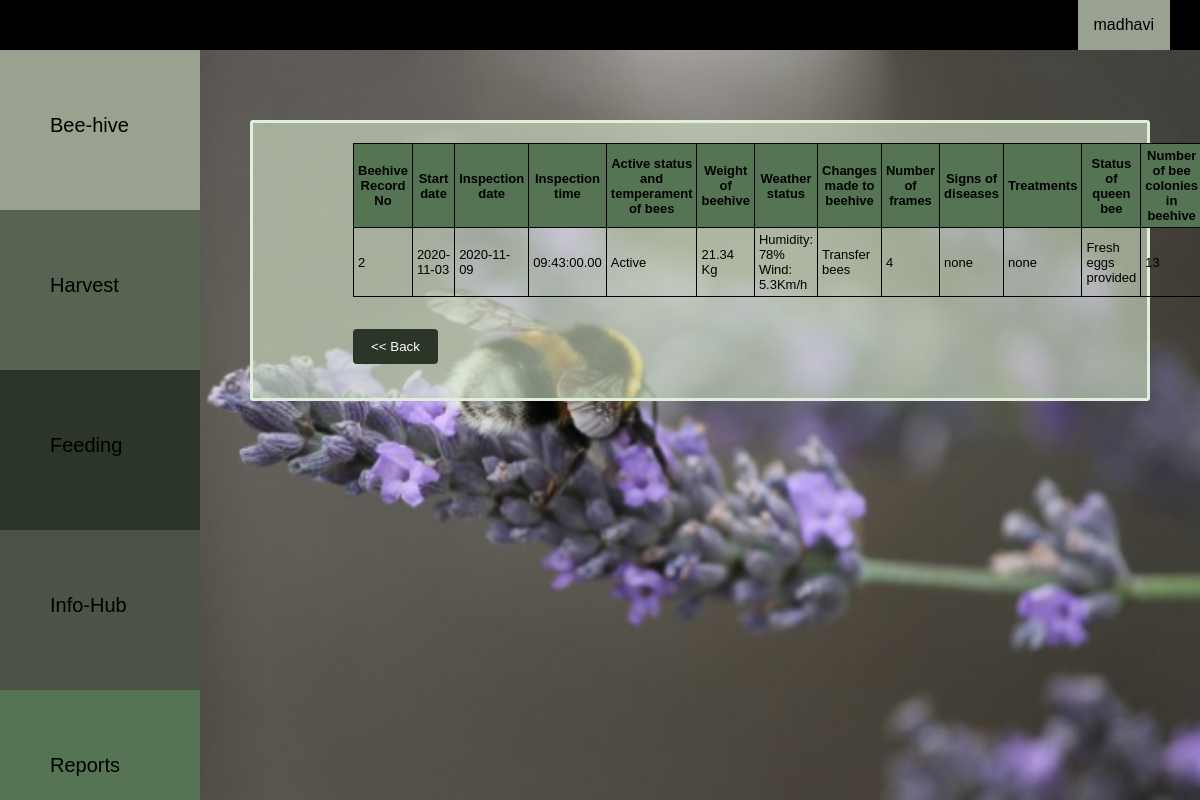
Page /src/php/bk_fbeehivereport.php?beehiveno=2 (signed in) on the earlier database version.
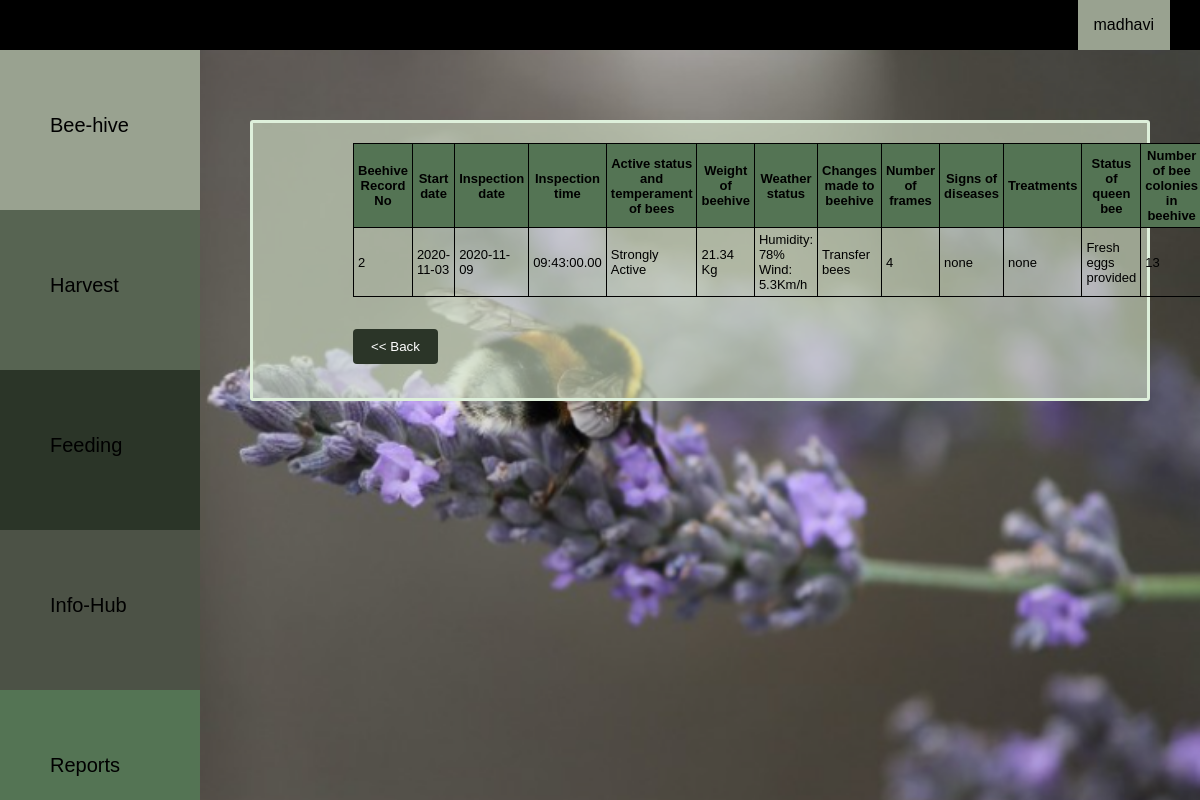
Same page on the later database version.
### tables this page shows
CREATE TABLE `beehive` (
  `BeehiveRecNo` int(10) NOT NULL,
  `userID` int(10) NOT NULL,
  `beehiveno` int(10) NOT NULL,
  `sdate` date NOT NULL,
  `idate` date NOT NULL,
  `itime` time(2) NOT NULL,
  `actstatus` varchar(200) NOT NULL,
  `temperament` varchar(50) NOT NULL,
  `wbeehive` varchar(200) NOT NULL,
  `wstatus` varchar(200) NOT NULL,
  `cbeehive` varchar(200) NOT NULL,
  `noframes` int(50) NOT NULL,
  `disease` varchar(200) NOT NULL,
  `treatment` varchar(200) NOT NULL,
  `sqbee` varchar(200) NOT NULL,
  `bcolony` int(10) NOT NULL
);

### src/php/bk_fbeehivereport.php (the view, shortened to what this page needs)
<html>
	<head>
      <link rel="stylesheet" type="text/CSS" href="../../public/css/bk_style.css">
      <link rel="stylesheet" type="text/CSS" href="../../public/css/bk_catstyle.css">
	</head>
	<body>
<?php include('bk_navbar.php');
        include('bk_sidenavbar.php');?>
<div class="main">
  <div class="bhivecontainer">
            <center>
            <table >
                <tr style="background-color:#547454">
                <th>Beehive Record No</th>
                <th>Start date</th>
                <th>Inspection date</th>
                <th>Inspection time</th>
                <th>Active status and temperament of bees</th>
                <th>Weight of beehive</th>
                <th>Weather status</th>
                <th>Changes made to beehive</th>
                <th>Number of frames</th>
                <th>Signs of diseases</th>
                <th>Treatments</th>
                <th>Status of queen bee</th>
                <th>Number of bee colonies in beehive</th>
                </tr>
			<?php
if(isset($_GET['beehiveno'])){
$sql = "SELECT BeehiveRecNo,sdate,idate,itime,actstatus,wbeehive,wstatus,cbeehive,noframes,disease,treatment,sqbee,bcolony FROM beehive WHERE beehiveno='".$_GET['beehiveno']."'  and userID='".$_SESSION['userid']."'";
mysqli_query($connection, $sql);
$result = mysqli_query($connection,$sql);
		while($row=mysqli_fetch_assoc($result)){
        echo '<tr >';
        echo '<td>';
        echo $row['BeehiveRecNo'];
        echo '</td>';
        echo '<td>';
        echo $row['sdate'];
        echo '</td>';
        echo '<td>';
        echo $row['idate'];
        echo '</td>';
        echo '<td>';
        echo $row['itime'];
        echo '</td>';
        echo '<td>';
        echo $row['actstatus'];
        echo '</td>';
        echo '<td>';
        echo $row['wbeehive']." Kg";
        echo '</td>';
        echo '<td>';
        echo $row['wstatus'];
        echo '</td>';
        echo '<td>';
        echo $row['cbeehive'];
        echo '</td>';
        echo '<td>';
        echo $row['noframes'];
        echo '</td>';
        echo '<td>';
        echo $row['disease'];
        echo '</td>';
        echo '<td>';
        echo $row['treatment'];
        echo '</td>';
        echo '<td>';
        echo $row['sqbee'];
        echo '</td>';
        echo '<td>';
        echo $row['bcolony'];
        echo '</td>';
        echo '</tr>';
		}}?>
            </table></center>
            <form  action="bk_reports.php" method="post" >
        <div class="row">
        <input type="submit" value="<< Back" name="back" >
        </div>
        </form>
</div>
</div>
	</body>
</html>

Differences in the rows shown:
changed beehive "Humidity: 78% Wind: 5.3Km/h": actstatus "Active" → "Strongly Active"
